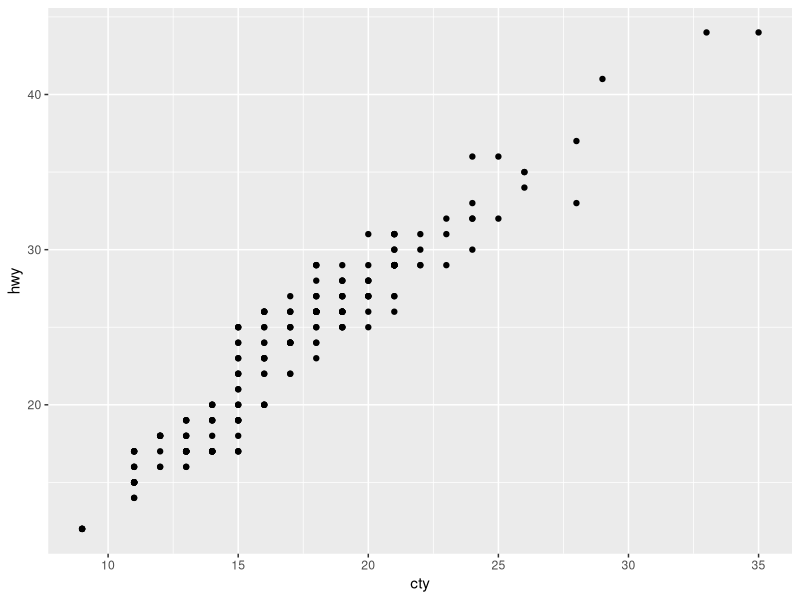
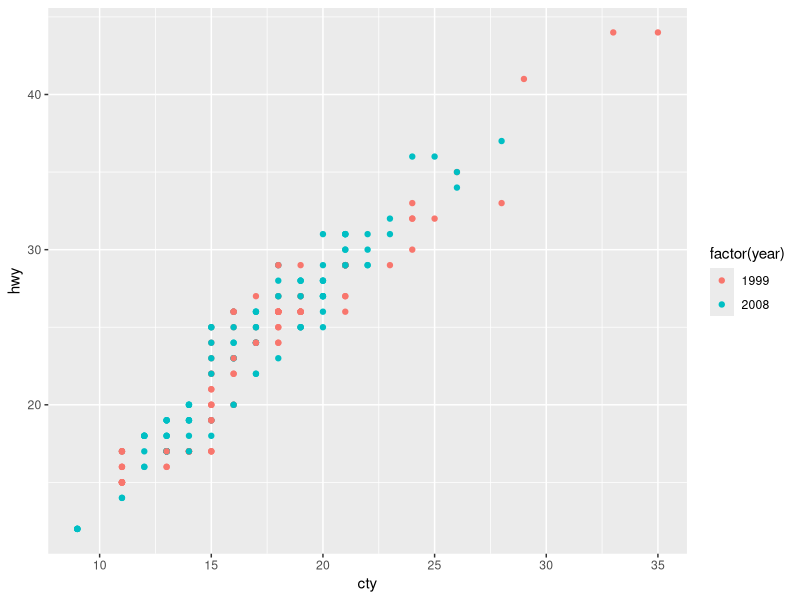
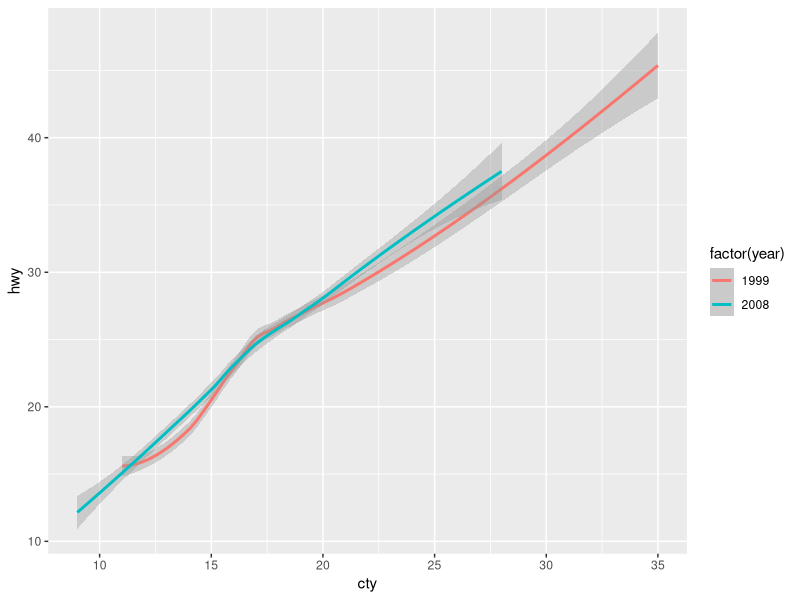
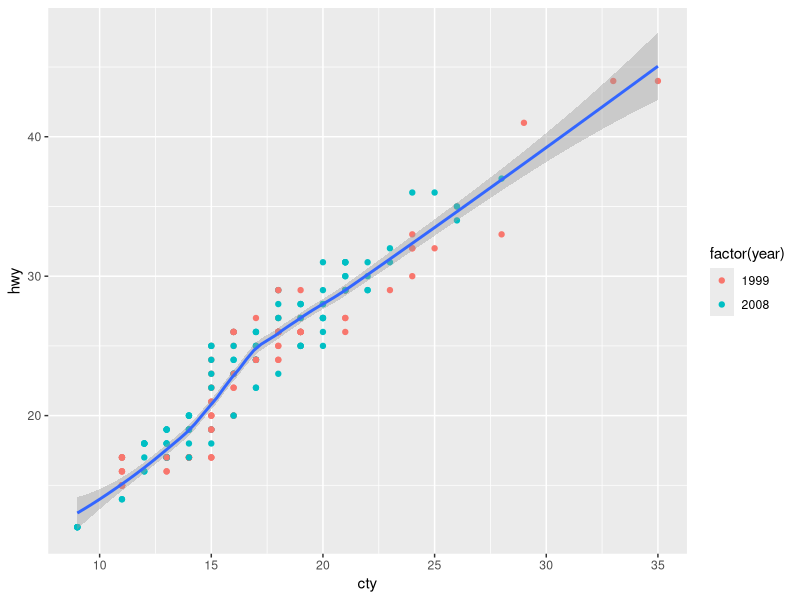
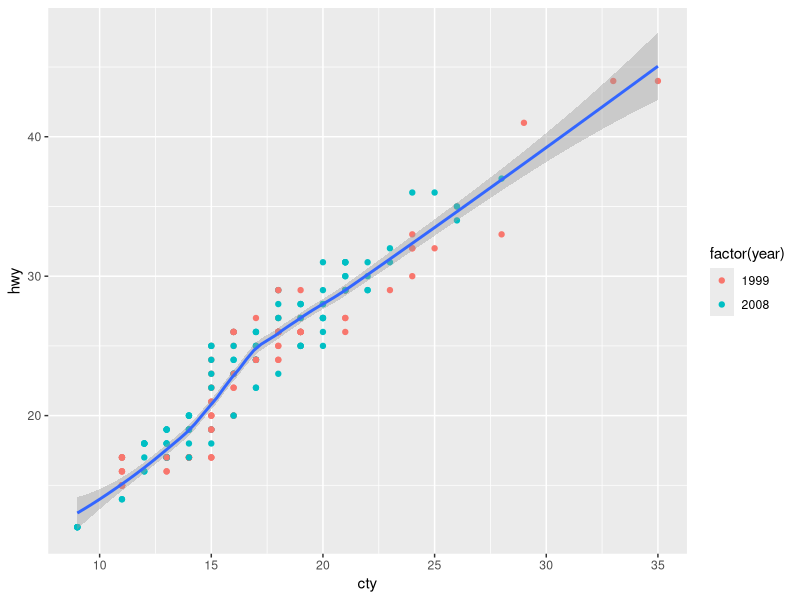
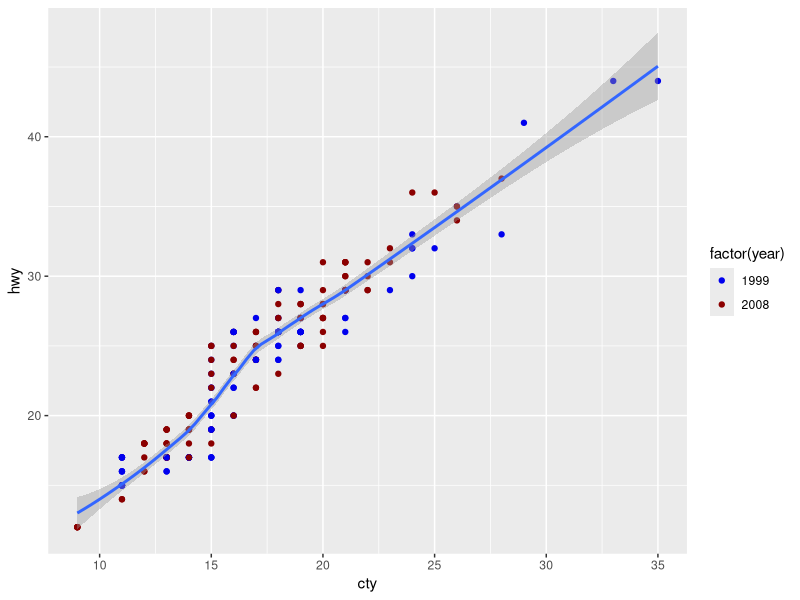
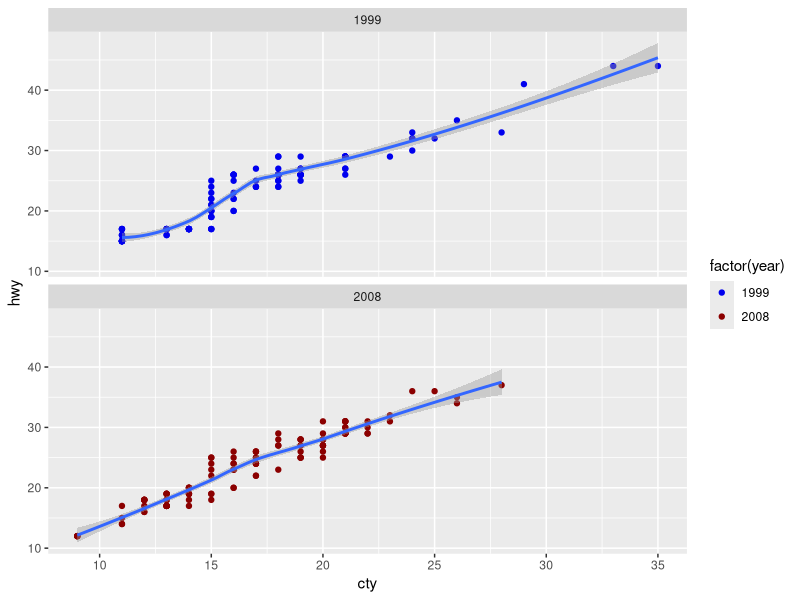

The R source for these figures, in order: (Note: this script raises an error after producing the figures.)
## ---- chunk 1
library(ggplot2)
p <- ggplot(data=mpg,mapping=aes(x=cty,y=hwy))
p + geom_point()
## ---- chunk 2
summary(p + geom_point())
## ---- chunk 3
p <- ggplot(data=mpg,mapping=aes(x=cty,y=hwy,colour=factor(year)))
p + geom_point()
## ---- chunk 4
p <- ggplot(data=mpg,mapping=aes(x=cty,y=hwy,colour=factor(year)))
p + stat_smooth()
## ---- chunk 5
p <- ggplot(data=mpg,mapping=aes(x=cty,y=hwy))
p + geom_point(aes(colour=factor(year)))  + stat_smooth()
## ---- chunk 6
p <- ggplot()
d <- p + geom_point(data=mpg, mapping=aes(x=cty,y=hwy,colour=factor(year))) + 
         stat_smooth(data=mpg, mapping=aes(x=cty,y=hwy))
print(d)
## ---- chunk 7
summary(d)
## ---- chunk 8
p <- ggplot(data=mpg,mapping=aes(x=cty,y=hwy))
p + geom_point(aes(colour=factor(year)))+
    scale_color_manual(values =c('blue2','red4'))+
    stat_smooth()
## ---- chunk 9
p <- ggplot(data=mpg,mapping=aes(x=cty,y=hwy))
p + geom_point(aes(colour=factor(year)))+
    scale_color_manual(values =c('blue2','red4'))+
    stat_smooth()+
    facet_wrap(~ year,ncol=1)
## ---- chunk 10
p <- ggplot(data=mpg,mapping=aes(x=cty,y=hwy))
p + geom_point(aes(colour=class,size=displ), alpha=0.5,position = "jitter")+
    stat_smooth()+
    facet_wrap(~ year,ncol=1)+
    opts(title='fuel economy of car')+
    labs(y='highway miles per gallon',
         x='city miles per gallon')
